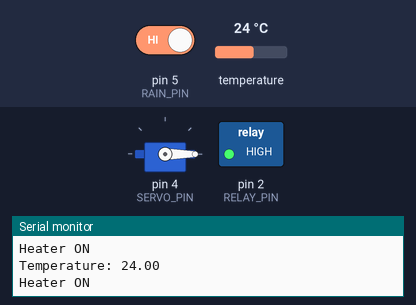
A sketch run on a simulated Arduino Uno, built with avr-gcc and run on an emulated ATmega328P. On the bench: servo, switched loads named in the sketch (green lamp = pin HIGH), the last lines printed to the serial monitor. The test bench sets the inputs (shaded band); at power-on: pin 5 (RAIN_PIN) HIGH, temperature 24 °C.

Above: at 4.3 s.
4.4 s: pin 5 (RAIN_PIN) driven LOW
At 7.1 s:
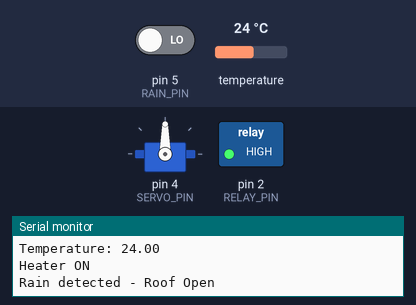
8.1 s: pin 5 (RAIN_PIN) driven HIGH
At 10.3 s:
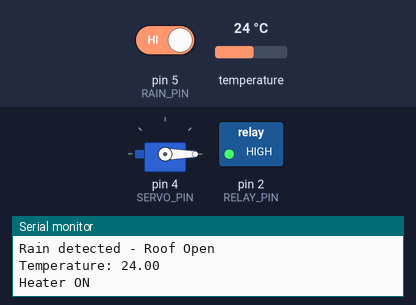
Timing chart, 0 to 11.8 s (numbered marks = the images above; inputs shaded):
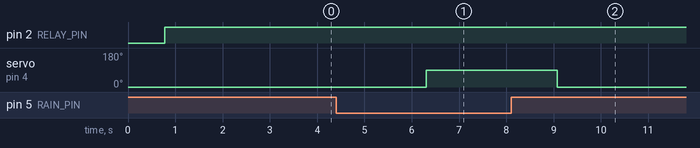

Measured:
- after the input at 4.4 s, servo on pin 4 (SERVO_PIN): 0° → 90° after 1.9 s
- after the input at 8.1 s, servo on pin 4 (SERVO_PIN): 90° → 0° after 0.97 s

The sketch:

final_project.ino
```cpp
#include <OneWire.h>
#include <DallasTemperature.h>
#include <Servo.h>

// ====== Pins ======
#define TEMP_PIN 3
#define RELAY_PIN 2
#define SERVO_PIN 4
#define RAIN_PIN 5

// ====== Objects ======
OneWire oneWire(TEMP_PIN);
DallasTemperature sensors(&oneWire);
Servo roofServo;

// ====== Variables ======
float temperature;

void setup() {
  Serial.begin(9600);

  sensors.begin();

  pinMode(RELAY_PIN, OUTPUT);
  digitalWrite(RELAY_PIN,LOW);   // الريليه مطفي بالبداية (Active  HIGH)

  pinMode(RAIN_PIN, INPUT);

  roofServo.attach(SERVO_PIN);
  roofServo.write(0);  // الغطاء مغلق بالبداية
}

void loop() {
  // ===== قراءة الحرارة =====
  sensors.requestTemperatures();
  temperature = sensors.getTempCByIndex(0);

  Serial.print("Temperature: ");
  Serial.println(temperature);

  // ===== التحكم بالسخان =====
  if (temperature < 30) {
    digitalWrite(RELAY_PIN, HIGH);   // تشغيل السخان
    Serial.println("Heater ON");
  }
  else if (temperature >= 50) {
    digitalWrite(RELAY_PIN, LOW );  // إطفاء السخان
    Serial.println("Heater OFF");
  }

  // ===== حساس المطر =====
  int rainState = digitalRead(RAIN_PIN);

  if (rainState == LOW) {   // في مطر
    roofServo.write(90);    // فتح الغطاء
    Serial.println("Rain detected - Roof Open");
  } else {
    roofServo.write(0);     // غلق الغطاء
  }

  delay(2000);
}
```
